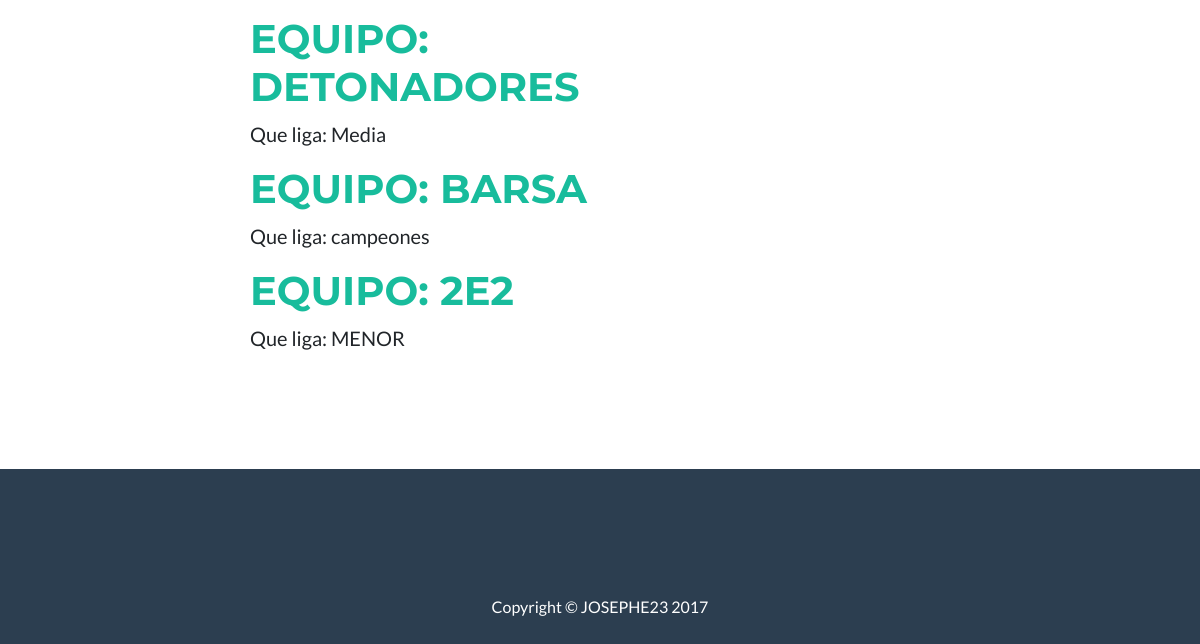
Before: / (lower part) with the older database file.
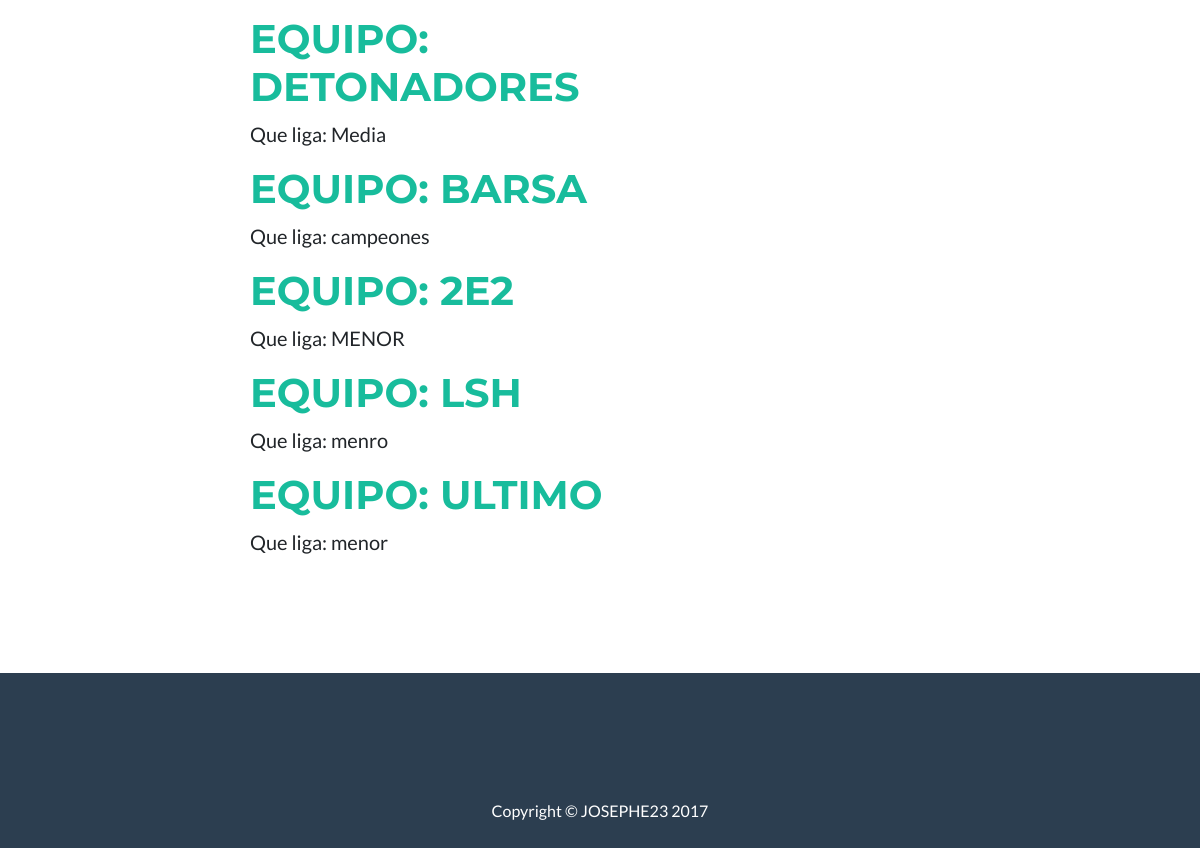
After: the same page with the newer database file.
### equipos/models.py (models this page shows, shortened)
class Equipo(models.Model):
    nombre    = models.CharField(max_length=60)
    liga      = models.CharField(max_length=60)
    jugadores   = models.ManyToManyField(Jugador, through='Competencia')

### equipos/views.py (the view)
# urls.py: url(r'^$', views.equipo_listar, name ='equipo_listar'),
def equipo_listar(request):
    equipo = Equipo.objects.all()
    return render(request, 'equipos/equipo_listar.html', {'equipo':equipo})

### equipos/templates/equipos/equipo_listar.html (shortened to what this page needs)
{% extends 'equipos/base.html' %}
{% block content %}
  {% for post in equipo %}
    <div>
      <h1><a href="{% url 'equipo_detalle' pk=post.pk %}">Equipo: {{ post.nombre }}</a></h1>
      <p>Que liga: {{ post.liga}}</p>
    </div>
  {% endfor %}
{% endblock %}

Changed rows visible on the page:
added Equipo: nombre "LSH", liga "menro"
added Equipo: nombre "ULTIMO", liga "menor"
